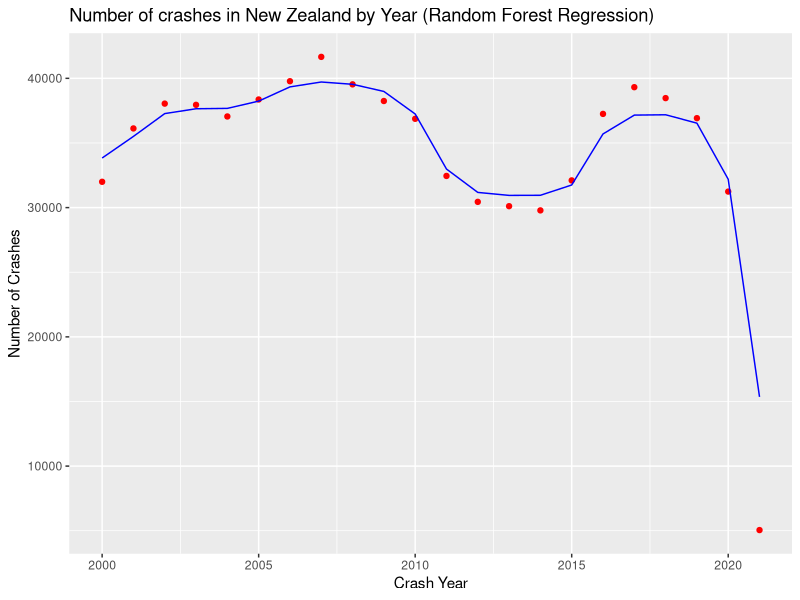

Source code (R):
# Random Forest Regression
Packages <- c('randomForest', 'ggplot2')
install.packages(Packages)
lapply(Packages, library, character.only = TRUE)

# Path setting
getwd()
setwd("~/Downloads/R Project/Ministry of Transport/ML Algorithms")

# Importing the dataset
dataset = read.csv('data.csv')

# Fitting Random Forest Regression to the dataset
regressor = randomForest(x = dataset[1],
                         y = dataset$NumberOfCrashes,
                         ntree = 500)

# Predicting a new result with Random Forest Regression
predict(regressor, data.frame(CrashYear = 2021))

# Visualizing the Random Forest Regression results
ggplot() +
  geom_point(aes(x = dataset$CrashYear, y = dataset$NumberOfCrashes),
             colour = 'red') +
  geom_line(aes(x = dataset$CrashYear, y = predict(regressor, newdata = dataset)),
            colour = 'blue') +
  ggtitle('Number of crashes in New Zealand by Year (Random Forest Regression)') +
  xlab('Crash Year') +
  ylab('Number of Crashes')
